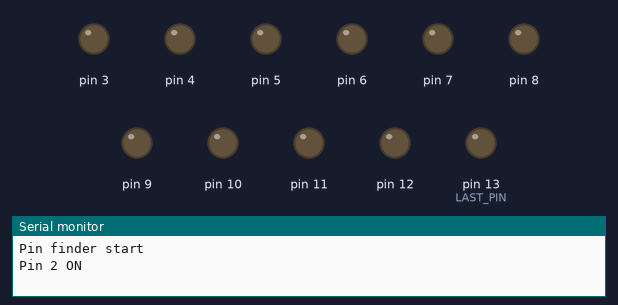
This sketch was run on a simulated Arduino Uno, built with avr-gcc and run on an emulated ATmega328P. Shown: output pins drawn as LEDs (lit = HIGH), the last lines printed to the serial monitor. Pins used as bus, display or sensor lines are not drawn.

Above: at 0.5 s.
At 3.5 s:
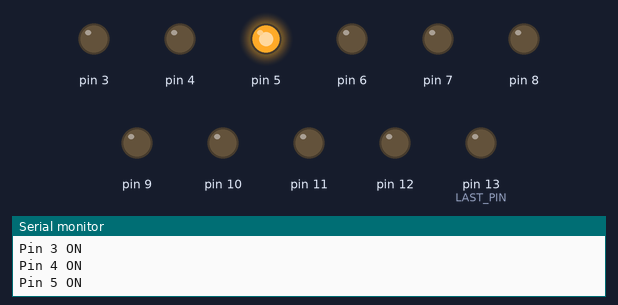
At 5.5 s:
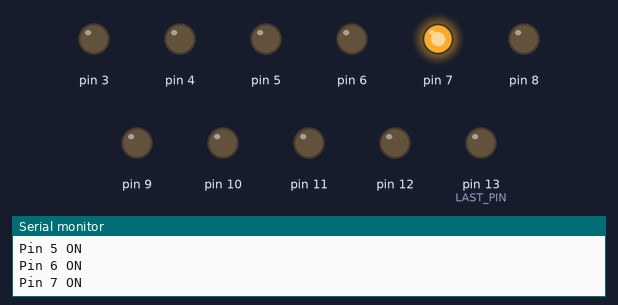
At 7.5 s:
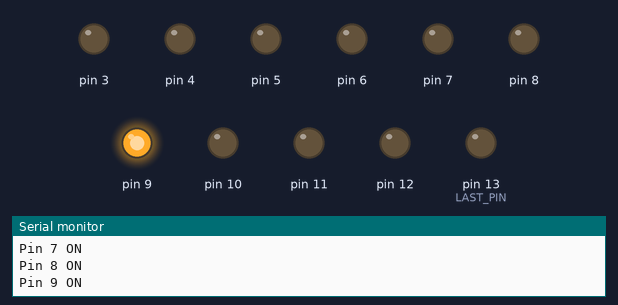
At 10.5 s:
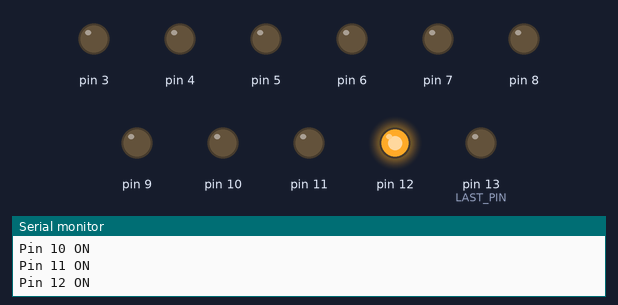
At 14.5 s:
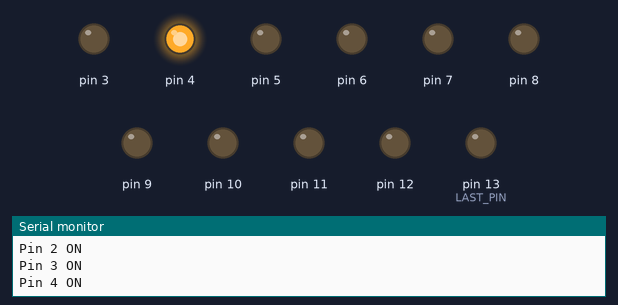
Timing chart, 0 to 15.6 s (numbered marks = the images above):
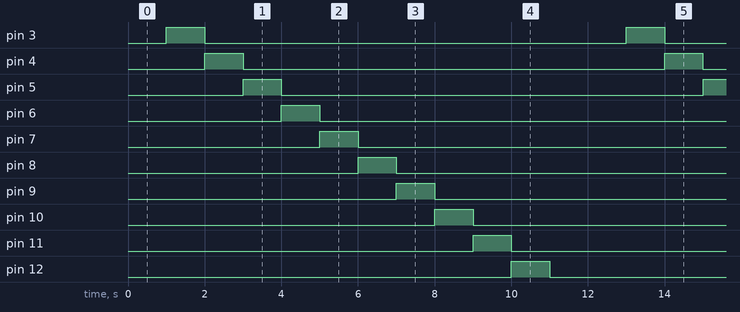

Measured:
- by itself, pin 3–12, pin 13 (LAST_PIN): alternates HIGH for 1.0 s and LOW for 11.0 s
- by itself, everything shown: repeats every 12.0 s, in 12 steps

The sketch:

Pin_Finder.ino
```cpp
// Arduino Uno - Pin Finder (진단용)
// 2번부터 13번 핀까지 하나씩 1초씩 켜면서, 지금 켜진 핀 번호를 시리얼 모니터에 출력
// LED가 켜지는 순간 시리얼 모니터에 찍힌 번호가 그 LED가 실제로 꽂힌 핀

const int FIRST_PIN = 2;
const int LAST_PIN = 13;
const int ON_MS = 1000;

void setup() {
  for (int pin = FIRST_PIN; pin <= LAST_PIN; pin++) {
    pinMode(pin, OUTPUT);
    digitalWrite(pin, LOW);
  }
  Serial.begin(9600);
  Serial.println("Pin finder start");
}

void loop() {
  for (int pin = FIRST_PIN; pin <= LAST_PIN; pin++) {
    Serial.print("Pin ");
    Serial.print(pin);
    Serial.println(" ON");

    digitalWrite(pin, HIGH);
    delay(ON_MS);
    digitalWrite(pin, LOW);
  }
  Serial.println("----");
}
```
